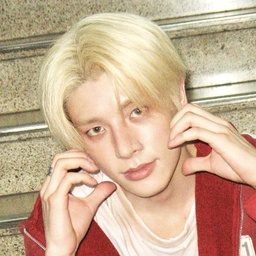
#> input picture src/assets/captcha/jake/1-jake.jpg, 256 x 256 px, shrunk from 840 x 840 before the run
$ python normalize_cutouts.py ../src/assets/captcha/jake/1-jake.jpg 5
#> lines starting #> are read from the running program, lines starting #| are printed output that depends on the picture
"""Scale member cutouts so every face is the same size (128px wide).

Usage: python scripts/normalize_cutouts.py src/assets/chaos/members/new.PNG [face_width_px]
Needs: pip install pillow opencv-python
If the face is not found (side views, faces looking down), pass its width by hand:
measure it in the original image, cheek to cheek plus a little margin.
"""

import sys

import cv2
import numpy as np
from PIL import Image

TARGET = 128

path = sys.argv[1]
image = Image.open(path).convert("RGBA")
image = image.crop(image.getchannel("A").point(lambda a: 255 if a > 8 else 0).getbbox())

if len(sys.argv) > 2:
    face = int(sys.argv[2])
else:
    flat = Image.new("RGBA", image.size, "white")
    flat.alpha_composite(image)
    gray = cv2.cvtColor(np.array(flat.convert("RGB")), cv2.COLOR_RGB2GRAY)
    detector = cv2.CascadeClassifier(cv2.data.haarcascades + "haarcascade_frontalface_alt2.xml")
    found = detector.detectMultiScale(gray, 1.08, 5, minSize=(int(image.width * 0.04),) * 2)
    if not len(found):
        sys.exit("No face found: pass the face width by hand")
    face = max(found, key=lambda box: box[2])[2]

scale = TARGET / face
image = image.resize((round(image.width * scale), round(image.height * scale)), Image.LANCZOS)
#> image: PIL image 6554x6554 RGBA
image.quantize(colors=256, method=Image.Quantize.FASTOCTREE).save(path, optimize=True)
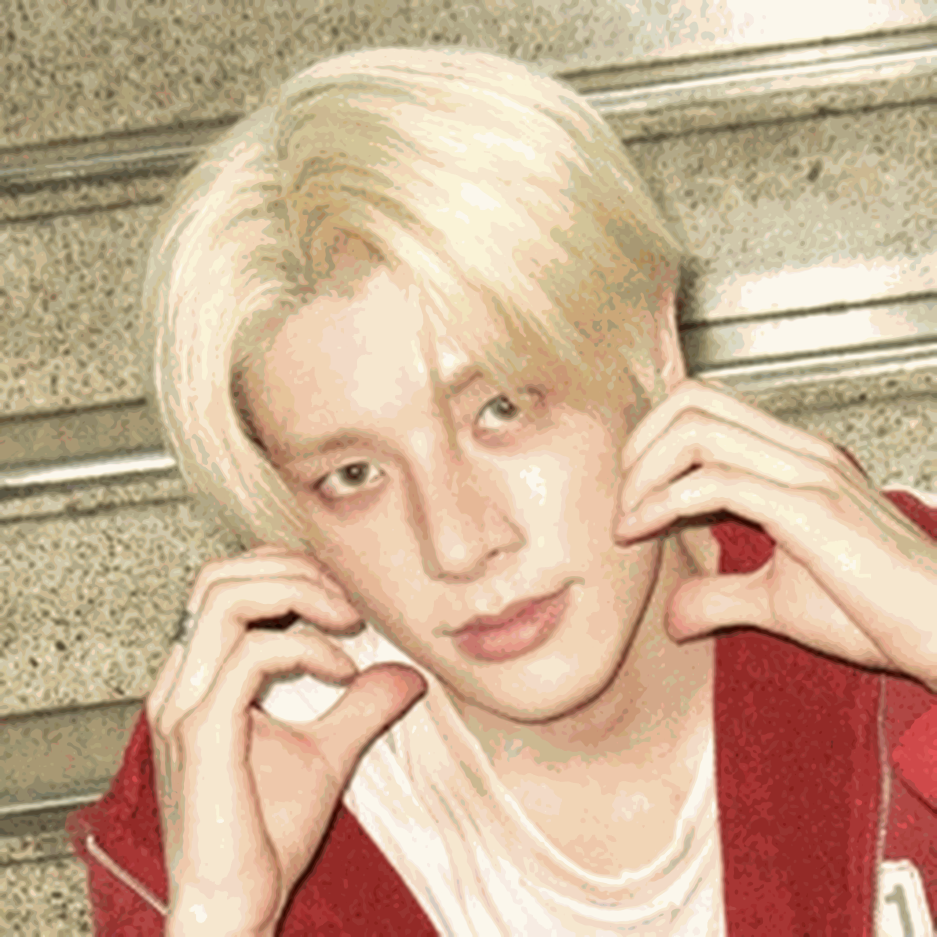
#> saved as 1-jake.jpg: PIL image 6554x6554 P (shown at 1/7 size); mean R, G, B 203.5, 174.5, 147.2
#> (the run stopped early here; a loop or call above may not have finished)
